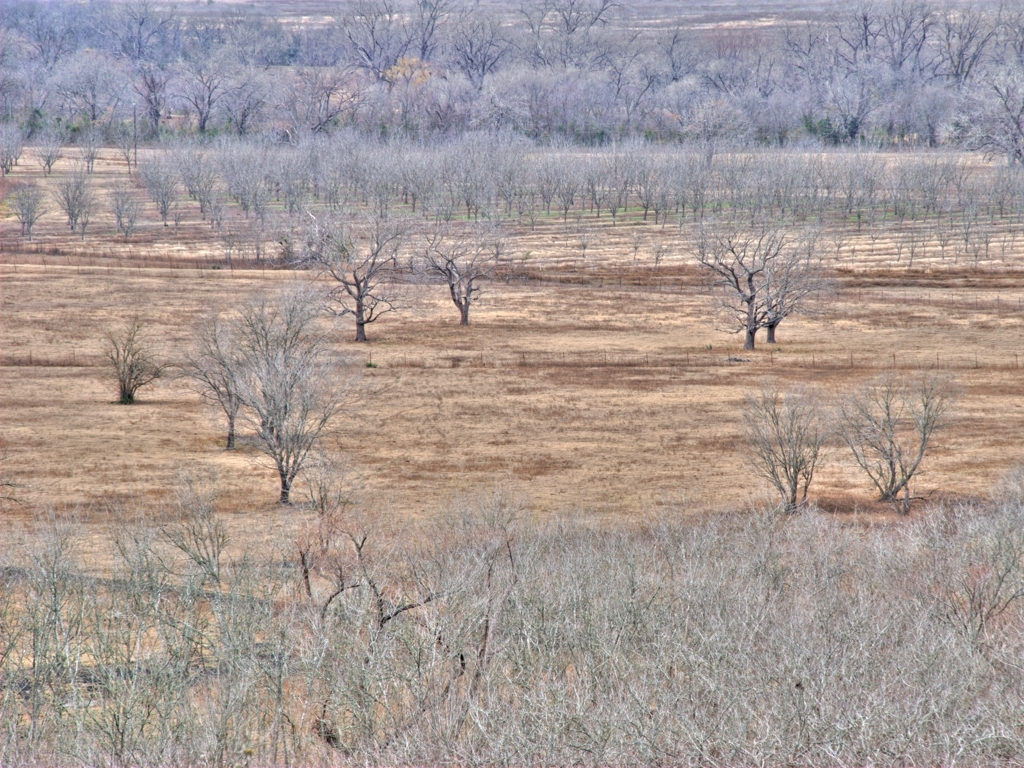
#> input picture converter_images/unconverted/img_100.jpg, 1024 x 768 px
$ python compare_images.py --first unconverted/img_100.jpg --second unconverted/img_109.jpg
#> lines starting #> are read from the running program, lines starting #| are printed output that depends on the picture; long printed decimals are rounded
from skimage.metrics import structural_similarity as ssim
import numpy as np
import cv2
import argparse
import pillow_avif

def options():
     parser = argparse.ArgumentParser(description="Read image metadata")
     parser.add_argument("-o", "--first", help="Input image file.", required=True)
     parser.add_argument("-c", "--second", help="Input image file.", required=True)
     args = parser.parse_args()
     return args

def mse(imageA, imageB):
     # the 'Mean Squared Error' between the two images is the sum of the squared difference between the two images
     mse_error = np.sum((imageA.astype("float") - imageB.astype("float")) ** 2)
     mse_error /= float(imageA.shape[0] * imageA.shape[1])

     # return the MSE. The lower the error, the more "similar" the two images are.
     return mse_error

def compare(imageA, imageB):
     # Calculate the MSE and SSIM
     m = mse(imageA, imageB)
     s = ssim(imageA, imageB)

     # Return the SSIM. The higher the value, the more "similar" the two images are.
     return s

def main():

     # Get options
     args = options()

     # Import images
     image1 = cv2.imread(args.first)
#> image1 is the input picture: shape (768, 1024, 3); mean B, G, R 150.3, 153, 164.5
     image2 = cv2.imread(args.second, 1)
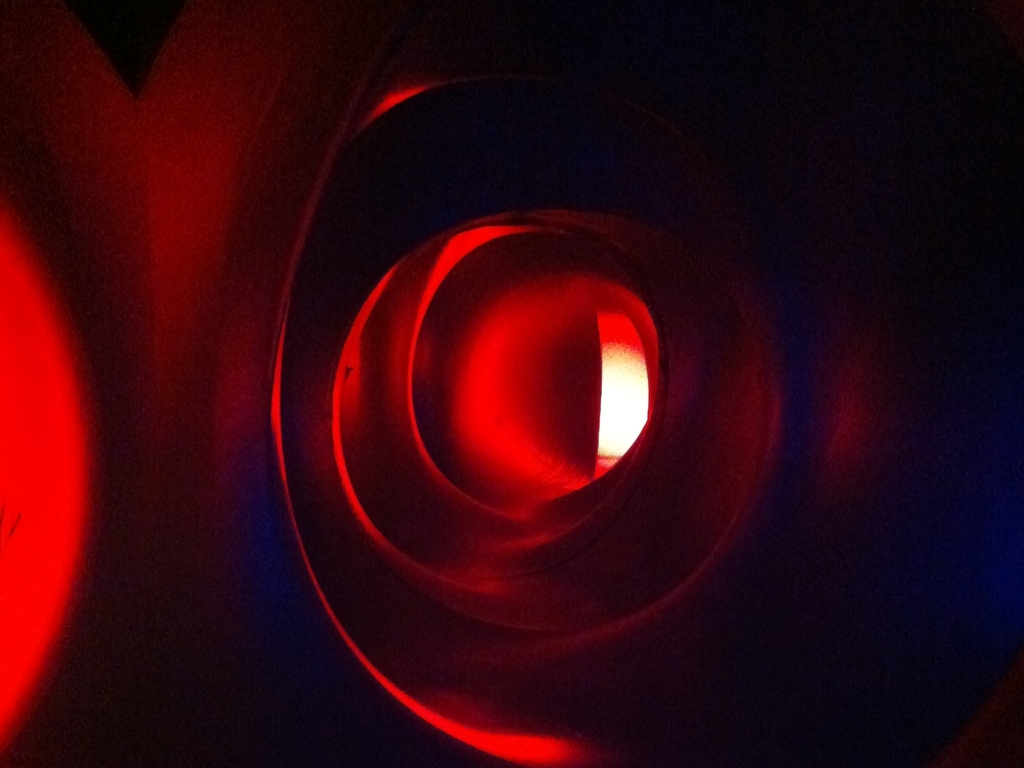
#> input picture converter_images/unconverted/img_109.jpg, 1024 x 768 px
#> image2 is the input picture: shape (768, 1024, 3); mean B, G, R 15, 5.5, 52.9

     # Convert the images to grayscale
     gray1 = cv2.cvtColor(image1, cv2.COLOR_BGR2GRAY)
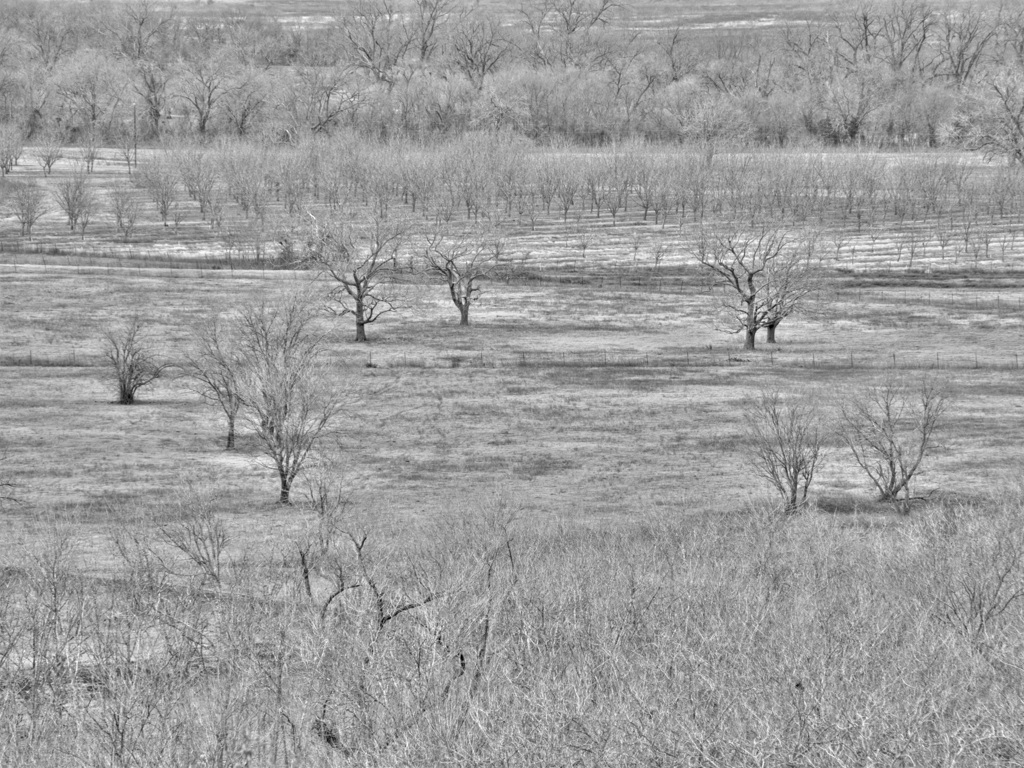
#> gray1: shape (768, 1024); min 0, max 253, mean 156.1
     gray2 = cv2.cvtColor(image2, cv2.COLOR_BGR2GRAY)
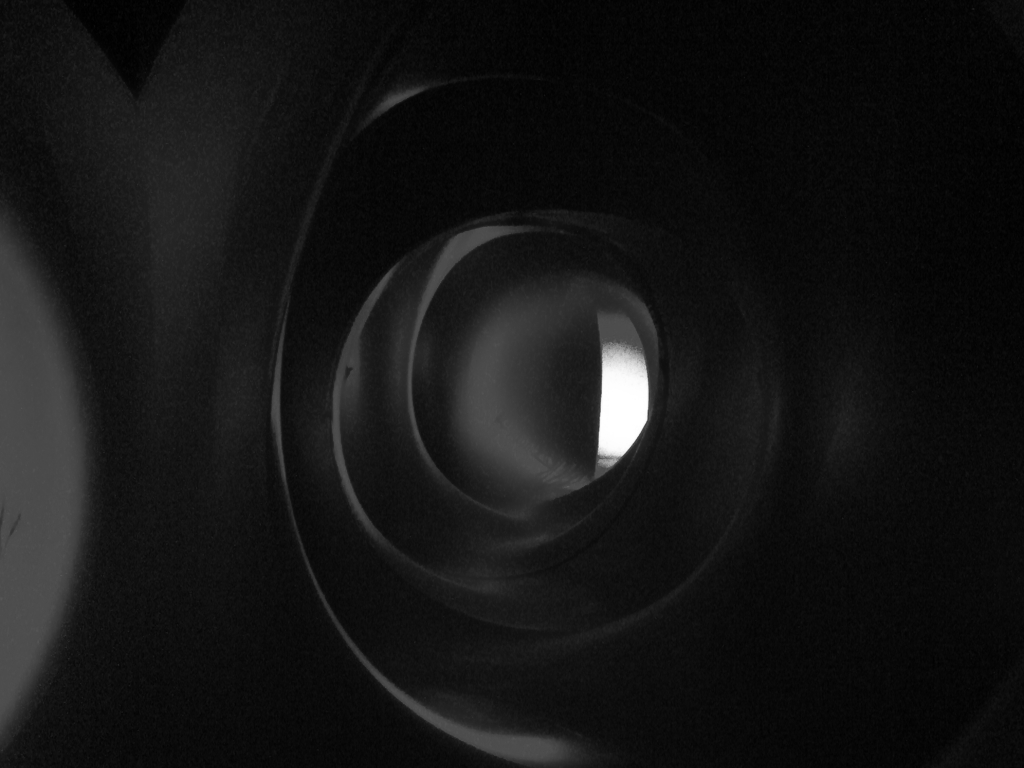
#> gray2: shape (768, 1024); min 0, max 255, mean 20.8

     # Check for same size and ratio and report accordingly
     ho, wo, _ = image1.shape
#> ho = 768; wo = 1024
     hc, wc, _ = image2.shape
#> hc = 768; wc = 1024
     ratio_orig = ho/wo
#> ratio_orig = 0.75
     ratio_comp = hc/wc
#> ratio_comp = 0.75
     dim = (wc, hc)
#> dim = (1024, 768)

     if round(ratio_orig, 2) != round(ratio_comp, 2):
      print("\nImages not of the same dimension. Check input.")
      exit()

     # Resize first image if the second image is smaller
     elif ho > hc and wo > wc:
      print("\nResizing original image for analysis...")
      gray1 = cv2.resize(gray1, dim)

     elif ho < hc and wo < wc:
      print("\nCompressed image has a larger dimension than the original. Check input.")
      exit()

     if round(ratio_orig, 2) == round(ratio_comp, 2):
      mse_value = mse(gray1, gray2)
#> in mse, `mse_error = np.sum((imageA.astype("float") - imageB.astype("float")) *..`: mse_error = 1.53e+10
#> in mse, `mse_error /= float(imageA.shape[0] * imageA.shape[1])`: mse_error = 19394.8
#> mse_value = 19394.8
      ssim_value = compare(gray1, gray2)
#> in compare, `s = ssim(imageA, imageB)`: s = 0.051
#> ssim_value = 0.051
      print("MSE:", mse_value)
#| MSE: 19394.839
      print("SSIM:", ssim_value)
#| SSIM: 0.05105


if __name__ == '__main__':
    main()
